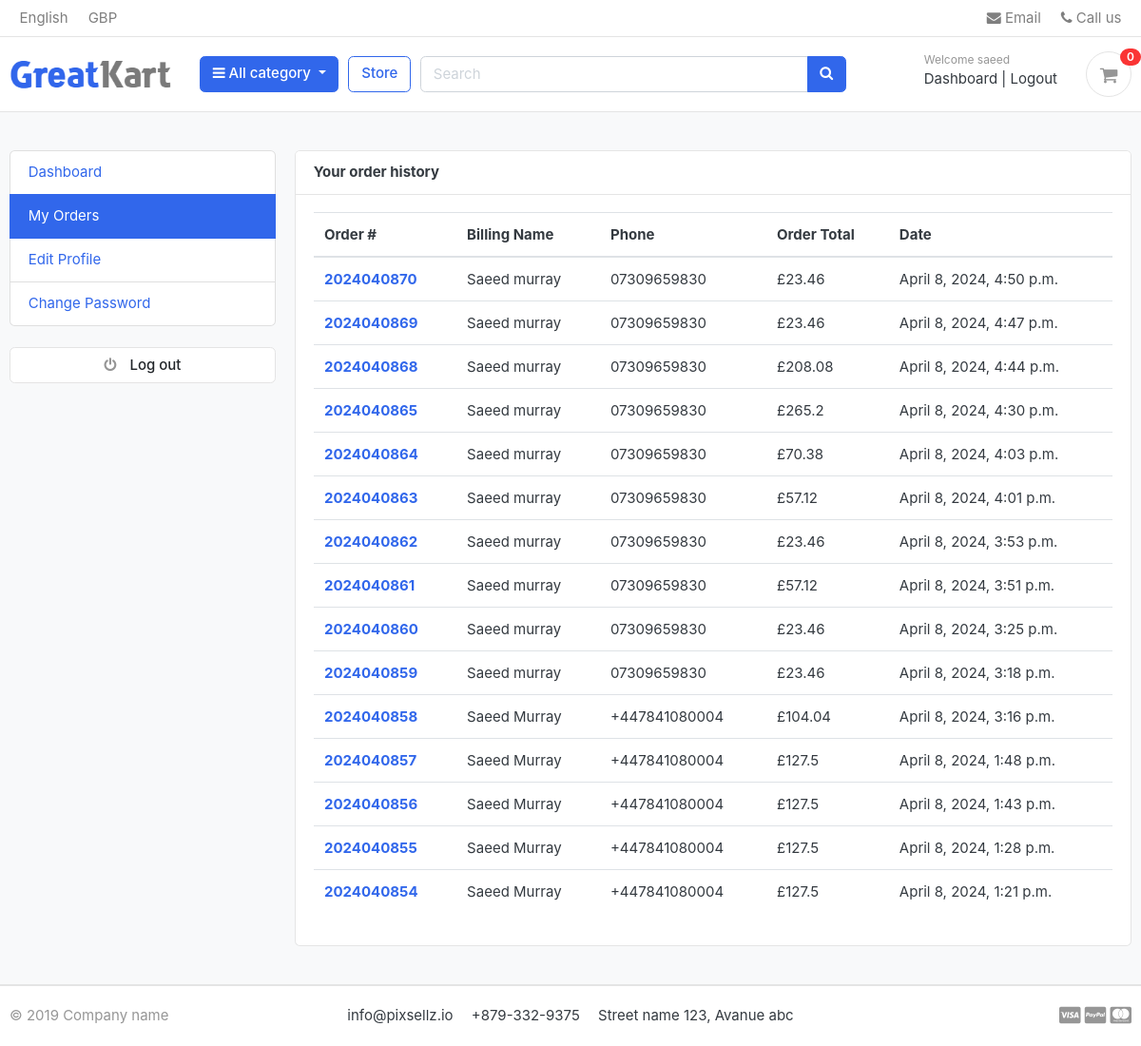
/accounts/my_orders/ (signed in), run on an earlier commit of the app's database.
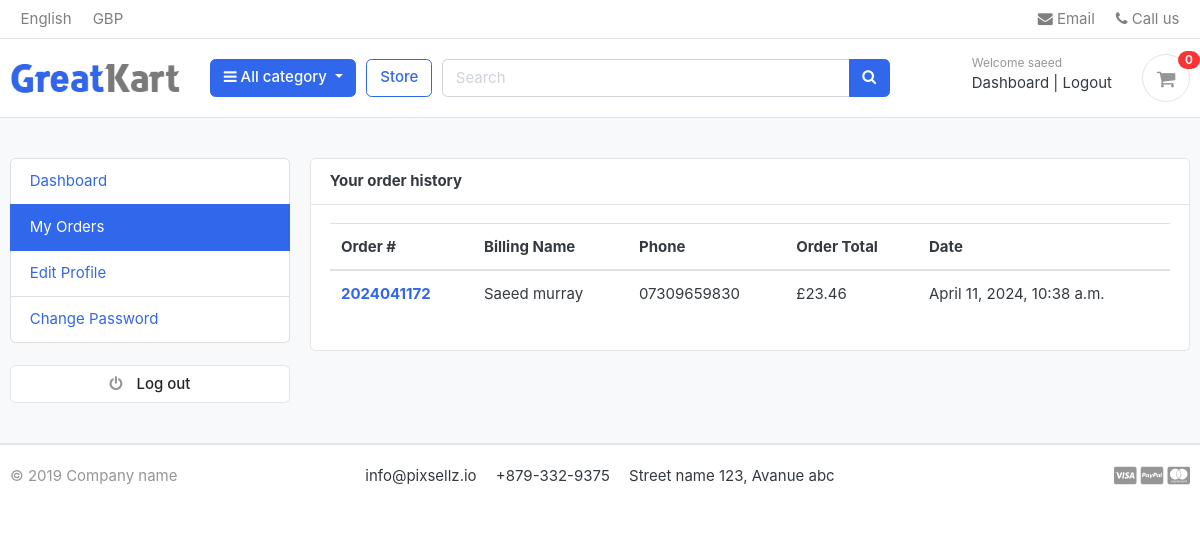
And on a later commit of the database.
### accounts/models.py (models this page shows, shortened)
class Account(AbstractBaseUser):
    first_name = models.CharField(max_length=50)
    last_name = models.CharField(max_length=50)
    username = models.CharField(max_length=50, unique=True)
    email = models.EmailField(max_length=100, unique=True)
    phone_number = models.CharField(max_length=50)
    date_joined = models.DateTimeField(auto_now_add=True)
    last_joined = models.DateTimeField(auto_now_add=True)
    is_admin = models.BooleanField(default=False)
    is_staff = models.BooleanField(default=False)
    is_active = models.BooleanField(default=False)
    is_superadmin = models.BooleanField(default=False)
    USERNAME_FIELD = 'email'
    REQUIRED_FIELDS = ['username', 'first_name', 'last_name']
    objects = MyAccountManager()

### orders/models.py (models this page shows, shortened)
class Order(models.Model):
    STATUS = (
        ('New', 'New'),
        ('Accepted', 'Accepted'),
        ('Completed', 'Completed'),
        ('Cancelled', 'Cancelled'),
    )
    user = models.ForeignKey(Account, on_delete=models.SET_NULL, null=True)
    payment = models.ForeignKey(Payment, on_delete=models.SET_NULL, null=True)
    order_number = models.CharField(max_length=20)
    first_name = models.CharField(max_length=50)
    last_name = models.CharField(max_length=50)
    phone = models.CharField(max_length=15)
    email = models.EmailField(max_length=50)
    address_line_1 = models.CharField(max_length=50)
    address_line_2 = models.CharField(max_length=50, blank=True)
    country = models.CharField(max_length=50)
    state = models.CharField(max_length=50, blank=True)
    city = models.CharField(max_length=50)
    post_code = models.CharField(max_length=10)
    order_note = models.CharField(max_length=100, blank=True)
    order_total = models.FloatField()
    tax = models.FloatField()
    status = models.CharField(max_length=10, choices=STATUS, default='New')
    ip = models.CharField(blank=True, max_length=20)
    is_ordered = models.BooleanField(default=False)
    created_at = models.DateTimeField(auto_now_add=True)
    updated_at = models.DateTimeField(auto_now=True)
    def full_name(self):
        return f'{self.first_name} {self.last_name}'

### accounts/views.py (the view)
# urls.py: path('my_orders/', views.my_orders, name='my_orders'),
@login_required(login_url='login')
def my_orders(request):
    order = Order.objects.filter(
        user=request.user, is_ordered=True).order_by('-created_at')
    context = {
        'orders': order,
    }
    return render(request, 'accounts/my_orders.html', context)

### carts/context_processors.py (called while the page is built)
def counter(request):
    cart_count = 0
    if 'admin' in request.path:
        return {}
    else:
        try:
            cart = Cart.objects.filter(cart_id=_cart_id(request))
            if request.user.is_authenticated:
                cart_items = CartItem.objects.all().filter(user=request.user)
            else:
                cart_items = CartItem.objects.all().filter(cart=cart[:1])
            for cart_item in cart_items:
                cart_count += cart_item.quantity
        except Cart.DoesNotExist:
            cart_count = 0
        return dict(cart_count=cart_count)

### carts/views.py (called while the page is built)
def _cart_id(request):
    cart = request.session.session_key
    if not cart:
        cart = request.session.create()
    return cart

### category/context_processors.py (called while the page is built)
def menu_links(request):
    links = Category.objects.all()
    return dict(links=links)

### category/models.py (called while the page is built)
    def get_url(self):
        return reverse('products_by_category', args=[self.slug])

### templates/accounts/my_orders.html (shortened to what this page needs)
{% extends 'base.html' %}
{% block content %}
<section class="section-conten padding-y bg">
    <div class="container">
        <div class="row">
         {% include 'includes/dashboard_sidebar.html' %}
        <main class="col-md-9">
            <article class="card">
            <header class="card-header">
                <strong class="d-inline-block mr-3">Your order history</strong>
            </header>
            <div class="card-body">
                <div class="row">
                    <div class="col-md-12">
                        <table class="table table-hover">
                            <thead>
                              <tr>
                                <th scope="col">Order #</th>
                                <th scope="col">Billing Name</th>
                                <th scope="col">Phone</th>
                                <th scope="col">Order Total</th>
                                <th scope="col">Date</th>
                              </tr>
                            </thead>
                            <tbody>
                                {% for order in orders %}
                                <tr>
                                    <th scope="row"><a href="{% url 'order_detail' order.order_number %}">{{order.order_number}}</a></th>
                                    <td>{{order.full_name}}</td>
                                    <td>{{order.phone}}</td>
                                    <td>£{{order.order_total}}</td>
                                    <td>{{order.created_at}}</td>
                                </tr>
                                {% endfor %}
                            </tbody>
                          </table>
                    </div>
                </div>
            </div>
            </article>
        </main>
    </div>
    </div>
    </section>
{% endblock %}

### templates/base.html (shortened to what this page needs)
{% load static %}
<!DOCTYPE HTML>
<html lang="en">
<head>
<link href="{% static 'css/bootstrap.css' %}" rel="stylesheet" type="text/css"/>
<link href="{% static 'fonts/fontawesome/css/all.min.css' %}" type="text/css" rel="stylesheet">
<link href="{% static 'css/ui.css' %}" rel="stylesheet" type="text/css"/>
<link href="{% static 'css/responsive.css' %}" rel="stylesheet" media="only screen and (max-width: 1200px)" />
<link href="{% static 'css/custom.css' %}" rel="stylesheet" type="text/css"/>
<link rel="stylesheet" href="https://cdnjs.cloudflare.com/ajax/libs/font-awesome/4.7.0/css/font-awesome.min.css">
</head>
<body>
{%  include 'includes/navbar.html' %}
{% block content %}{% endblock %}
{%  include 'includes/footer.html' %}

### templates/includes/navbar.html (shortened to what this page needs)
{% load static %}
<header class="section-header">
    <nav class="navbar p-md-0 navbar-expand-sm navbar-light border-bottom">
    <div class="container">
      <div class="collapse navbar-collapse" id="navbarTop4">
        <ul class="navbar-nav mr-auto">
            <li class="nav-item dropdown">
                 <a href="#" class="nav-link">   English </a>
            </li>
            <li class="nav-item dropdown">
                <a href="#" class="nav-link"> GBP </a>
            </li>
        </ul>
        <ul class="navbar-nav">
            <li><a href="#" class="nav-link"> <i class="fa fa-envelope"></i> Email </a></li>
            <li><a href="#" class="nav-link"> <i class="fa fa-phone"></i> Call us </a></li>
        </ul>
      </div>
    </div>
    </nav>
    <section class="header-main border-bottom">
        <div class="container">
    <div class="row align-items-center">
        <div class="col-lg-2 col-md-3 col-6">
            <a href="{% url 'home' %}" class="brand-wrap">
                <img class="logo" src="{% static './images/logo.png' %}">
            </a>
        </div>
        <div class="col-lg col-sm col-md col-6 flex-grow-0">
            <div class="category-wrap dropdown d-inline-block float-right">
                <button type="button" class="btn btn-primary dropdown-toggle" data-toggle="dropdown">
                    <i class="fa fa-bars"></i> All category
                </button>
            </div>
        </div>
        <a href="{% url 'store' %}" class="btn btn-outline-primary">Store</a>
        <div class="col-lg  col-md-6 col-sm-12 col">
            <form action="{% url 'search' %}" class="search" method="GET">
                <div class="input-group w-100">
                    <input type="text" class="form-control" style="width:60%;" placeholder="Search" name="keyword">
                    <div class="input-group-append">
                      <button class="btn btn-primary" type="submit">
                        <i class="fa fa-search"></i>
                      </button>
                    </div>
                </div>
            </form>
        </div>
        <div class="col-lg-3 col-sm-6 col-8 order-2 order-lg-3">
            {% if user.id is None %}
                    <div class="d-flex justify-content-end mb-3 mb-lg-0">
                        <div class="widget-header">
                            <small class="title text-muted">Welcome guest!</small>
                            <div>
                                <a href="{% url 'login' %}">Sign in</a> <span class="dark-transp"> | </span>
                                <a href="{% url 'register' %}"> Register</a>
                            </div>
                        </div>
            {% else %}
            <div class="d-flex justify-content-end mb-3 mb-lg-0">
                <div class="widget-header">
                    <small class="title text-muted">Welcome {{user.first_name}}</small>
                    <div>
                        <a href="{% url 'dashboard' %}">Dashboard</a> <span class="dark-transp"> | </span>
                        <a href="{% url 'logout' %}"> Logout </a>
                    </div>
                </div>
            {% endif %}
                        <a href="{% url 'cart' %}"  class="widget-header pl-3 ml-3">
                            <div class="icon icon-sm rounded-circle border"><i class="fa fa-shopping-cart"></i></div>
                            <span class="badge badge-pill badge-danger notify">{{cart_count}}</span>
                        </a>
                    </div>
                </div>
    </div>
        </div>
    </section>
    </header>

### templates/includes/dashboard_sidebar.html
<aside class="col-md-3">
    <ul class="list-group">
        <a class="list-group-item {% if '/accounts/' == request.path %}active{% endif %}" href="{% url 'dashboard' %}"> Dashboard </a>
        <a class="list-group-item {% if '/my_orders/' in request.path %}active{% endif %}" href="{% url 'my_orders' %}"> My Orders </a>
        <a class="list-group-item {% if '/edit_profile/' in request.path %}active{% endif %}" href="{% url 'edit_profile' %}"> Edit Profile </a>
        <a class="list-group-item {% if '/change_password/' in request.path %}active{% endif %}" href="{% url 'change_password' %}">Change Password </a>
      </ul>
    <br>
    <a class="btn btn-light btn-block" href="{% url 'logout' %}"> <i class="fa fa-power-off"></i> <span class="text">Log out</span> </a>
</aside>

### templates/includes/footer.html (shortened to what this page needs)
<footer class="section-footer border-top">
	<div class="container">
		<section class="footer-bottom border-top row">
			<div class="col-md-2">
				<p class="text-muted"> &copy 2019 Company name </p>
			</div>
			<div class="col-md-8 text-md-center">
				<span  class="px-2">info@pixsellz.io</span>
				<span  class="px-2">+879-332-9375</span>
				<span  class="px-2">Street name 123, Avanue abc</span>
			</div>
			<div class="col-md-2 text-md-right text-muted">
				<i class="fab fa-lg fa-cc-visa"></i>
				<i class="fab fa-lg fa-cc-paypal"></i>
				<i class="fab fa-lg fa-cc-mastercard"></i>
			</div>
		</section>
	</div>
</footer>
</body>
</html>

### static/css/ui.css (style rules this page uses)
html { font-family: "Inter", sans-serif; font-size: 15px; }
.icon-xs, .icon-sm, .icon-md, .icon-lg { display: inline-block; text-align: center; flex-shrink: 0; flex-grow: 0; }
.icon-sm { width: 48px; height: 48px; line-height: 48px !important; font-size: 20px; }
.padding-y { padding-top: 40px; padding-bottom: 40px; }
article:after, .form-group:after { display: block; clear: both; content: ""; }
.bg { background-color: #f8f9fa; }
p:last-child { margin-bottom: 0; }
.header-main { position: relative; padding-top: 1rem; padding-bottom: 1rem; }
.brand-wrap .logo, .navbar-brand .logo { margin-right: 7px; max-height: 42px; display: inline-block; }
.widget-header { display: inline-block; vertical-align: middle; position: relative; }
.widget-header a { color: #343a40; }
.widget-header i { color: #969696; }
.widget-header .title { display: block; }
.widget-header .notify { position: absolute; top: -3px; right: -10px; }
.footer-bottom { padding-top: 20px; padding-bottom: 20px; }
.btn-light { background-color: #fff; border-color: #e4e4e4; }
.btn-light i { color: #969696; }
.btn i + .text { margin-left: 10px; }
.notify { position: absolute; top: -4px; right: -10px; display: inline-block; padding: 0.25em 0.6em; font-size: 12px; line-height: 1; text-align: center; border-radius: 3rem; color: #fff; background-color: #fa3434; }

What changed in the data, as far as the page shows it:
removed Order: order_number "2024040870", full_name "Saeed murray", phone "07309659830", order_total "23.46", created_at "April 8, 2024, 4:50 p.m."
removed Order: order_number "2024040869", full_name "Saeed murray", phone "07309659830", order_total "23.46", created_at "April 8, 2024, 4:47 p.m."
removed Order: order_number "2024040868", full_name "Saeed murray", phone "07309659830", order_total "208.08", created_at "April 8, 2024, 4:44 p.m."
removed Order: order_number "2024040865", full_name "Saeed murray", phone "07309659830", order_total "265.2", created_at "April 8, 2024, 4:30 p.m."
removed Order: order_number "2024040864", full_name "Saeed murray", phone "07309659830", order_total "70.38", created_at "April 8, 2024, 4:03 p.m."
removed Order: order_number "2024040863", full_name "Saeed murray", phone "07309659830", order_total "57.12", created_at "April 8, 2024, 4:01 p.m."
removed Order: order_number "2024040862", full_name "Saeed murray", phone "07309659830", order_total "23.46", created_at "April 8, 2024, 3:53 p.m."
removed Order: order_number "2024040861", full_name "Saeed murray", phone "07309659830", order_total "57.12", created_at "April 8, 2024, 3:51 p.m."
removed Order: order_number "2024040860", full_name "Saeed murray", phone "07309659830", order_total "23.46", created_at "April 8, 2024, 3:25 p.m."
removed Order: order_number "2024040859", full_name "Saeed murray", phone "07309659830", order_total "23.46", created_at "April 8, 2024, 3:18 p.m."
removed Order: order_number "2024040858", full_name "Saeed Murray", phone "+447841080004", order_total "104.04", created_at "April 8, 2024, 3:16 p.m."
removed Order: order_number "2024040857", full_name "Saeed Murray", phone "+447841080004", order_total "127.5", created_at "April 8, 2024, 1:48 p.m."
removed Order: order_number "2024040856", full_name "Saeed Murray", phone "+447841080004", order_total "127.5", created_at "April 8, 2024, 1:43 p.m."
removed Order: order_number "2024040855", full_name "Saeed Murray", phone "+447841080004", order_total "127.5", created_at "April 8, 2024, 1:28 p.m."
removed Order: order_number "2024040854", full_name "Saeed Murray", phone "+447841080004", order_total "127.5", created_at "April 8, 2024, 1:21 p.m."
added Order: order_number "2024041172", full_name "Saeed murray", phone "07309659830", order_total "23.46", created_at "April 11, 2024, 10:38 a.m."
